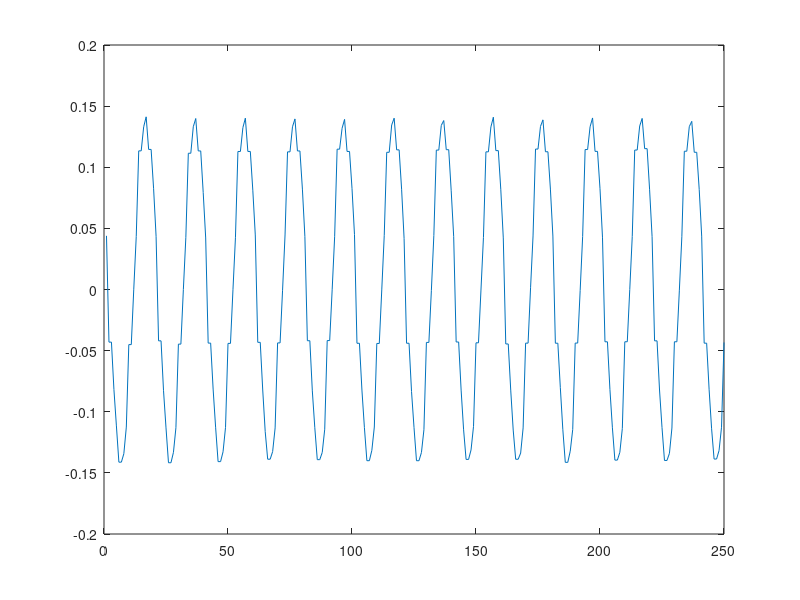

Reproduce this figure in MATLAB. (Note: this script raises an error after producing the figure.)
% 1) Джиган В.И, Адаптивные фильтры
% 2) Айфичер Э, Джервис Б, Цифровая обработка сигналов. Практический подход
% 3) Hu.M, Yi.P, (2022), Digital Calibration for Gain, Time Skew, and Bandwidth Mismatch 
% in Under-Sampling Time-Interleaved System
% 4) Behrouz Farhang-Boroujeny, Adaptive Filters Theory and Applications 

clear all;
clc;
%% Time specifications:
freq = 1000000;             % frequency of fundamental tone
N = 73;
Fs = 20000000;              % samples per second
dt = 1/Fs;                  % seconds per sample
StopTime = 0.001;           % seconds
t = (0:dt:StopTime-dt)';    % seconds
%% Sine wave:

% Main signal
s = 0.07*cos(2*pi*freq*t);
noise = awgn(s, 60);
s = s + noise;

% Num of sub ADC
M = 4;

% ADC
for k = 1:4000
    adc_input(k,1) = s(k*M+1); % ADC0
    adc_input(k,2) = s(k*M+2); % ADC1
    adc_input(k,3) = s(k*M+3); % ADC2
    adc_input(k,4) = s(k*M+4); % ADC3
end

adc_input(4000+1:end,:) = [];


% noise1 = awgn(adc_input(:,1), 61);
% adc_input(:,1) = adc_input(:,1)+noise1; % ADC0
% adc_input(:,2) = adc_input(:,2)+noise1; % ADC1
% adc_input(:,3) = adc_input(:,3)+noise1; % ADC2
% adc_input(:,4) = adc_input(:,4)+noise1; % ADC3


% % model offset error
% adc_input(:,2) = adc_input(:,2) + 0.002;
% adc_input(:,3) = adc_input(:,3) + 0.05;
% adc_input(:,4) = adc_input(:,4) + 0.010;
% 
% model gain error
% adc_input(:,2) = adc_input(:,2) * 1.4;
% adc_input(:,3) = adc_input(:,3) * 1.2;
% adc_input(:,4) = adc_input(:,4) * 1.5;

% model timing skew
adc_input(:,2) = adc_input(:,3); % 0.5/fs

% create main signal from adc
x_after_subadc = zeros(M*length(adc_input(:,1)),1);

x_after_subadc(1:M:end) = adc_input(:,1); 
x_after_subadc(2:M:end) = adc_input(:,2);
x_after_subadc(3:M:end) = adc_input(:,3); 
x_after_subadc(4:M:end) = adc_input(:,4); 
% 
plot(x_after_subadc(1:250))
%% 
% Hu.M, Yi.P, (2022), Digital Calibration for Gain, Time Skew, and Bandwidth Mismatch 
% in Under-Sampling Time-Interleaved System
for i = 1:M-1
    delay_adc(i) = i/M; % (стр.6,(16))
   
end
delay_adc = fliplr(delay_adc);

for i = 1:M-1
    hri(:,i) = designFracDelayFIR(delay_adc(i),N); 
    yri(:,i) = filter(hri(:,i),1,adc_input(:,1)); % (стр.6 (15))
    % plot([adc_input(1:200,1), yri(N/2:200+(N/2)-1)]);
    adc_input(1:end-N/2+1,i+1) = yri(N/2:end,i); % (N/2 (delete transient processes), стр. 6, (21))
    % plot([adc_input(1:200,1), adc_input(1:200,2)]);
end

adc_input(end-N/2+1:end,:) = [];
plot([adc_input(1:20,1), adc_input(1:20,2), adc_input(1:20,3), adc_input(1:20,4)]);

% create main signal from adc
x_after_subadc1 = zeros(4*length(adc_input(:,1)),1);

x_after_subadc1(1:M:end) = adc_input(:,1); 
x_after_subadc1(2:M:end) = adc_input(:,2);
x_after_subadc1(3:M:end) = adc_input(:,3);
x_after_subadc1(4:M:end) = adc_input(:,4);
plot([x_after_subadc(1:250), x_after_subadc1(1:250)])

%% Least Mean algorithm

    % filter and coeff estimate first N words
    y_out1 = [];
    x3 = [];

    for z = 2:M
        y_out = 0;

        % create matrix for input signal
        for i = 1:N
            x3(i,:) = adc_input(i:N+i-1,z).'; % (стр.6, (20))
        end

        % calculate first N coefficients
        w1 = (x3'*x3) \ x3' * adc_input(1:N,1); % (стр.6, (19))
        % dd = det(x3);
        % ee = cond(x3);
        % w1 = inv(x3'*x3) * x3' * s(1:N);
        % st = lsqr(x3, s(1:N));

        % filter first N words
        for k = 1:N
            y_out = y_out + w1(k)*adc_input(k,z); % (стр 5, (13))
            % y_out = w1(1)*x(j+1) + w1(2)*x(j+2) + w1(3)*x(j+3) +
            % w1(4)*x(j+4); % Behrouz Farhang-Boroujeny, Adaptive Filters
            % Theory and Applications  (стр. 414)
        end
        y_out1(1) = y_out;

    %% other wors
        for j = 1:length(adc_input(:,1))-2*N
    
            % shift to left matrix input signal. Refresh matrix input signal
            % for every new word
            for i = 1:N
                x3(i,:) = [x3(i,2:N), 0];
                x3(i,N) = adc_input(j+N-1+i,z); % (стр.6, (20))
            end

            % estimate coeff
            % w1 = inv(x3'*x3) * x3' * x_adc0(j+1:N+j);
            w1 = ((x3'*x3) \ x3') * adc_input(j+1:N+j,z); % (стр.6, (19))
            % st = lsqr(x3, x_adc0(j+1:N+j));

            % filter input signal. Mult input words on coeff
            y_out = 0;
            for k = 1:N
                y_out = y_out + w1(k)*adc_input(j+k,z); % (стр 5, (13))
            end
            y_out1(j+1) = y_out;
        end

        nn = 3819;
        y_out11(1:nn,z-1) =  y_out1(1:nn).';
        error_out(1:nn,z-1) = y_out1(1:nn).' ./ adc_input(1:nn,z);
    end

    % create main signal from sub-adc
    x_after_adc = zeros(nn*M,1);
    x_after_adc(1:4:end) = adc_input(1:nn,1); 
    x_after_adc(2:4:end) = y_out11(1:nn,1); 
    x_after_adc(3:4:end) = y_out11(1:nn,2); 
    x_after_adc(4:4:end) = y_out11(1:nn,3); 

    subplot(2,1,1)
    plot([x_after_subadc(1:nn*M), x_after_adc])
    % title('Отношение между отсчетами I-составляющей')
    xlabel('Номер отсчета') 
    ylabel('Амплитуда') 
    legend({'Исходный сигнал','Сигнал + Шум','Сигнал с выхода адаптивного фильтра'},'Location','northeast')
    subplot(2,1,2)
    plot([error_out(:,1)]);% error_out(:,2), error_out(:,3)])
    title('Относительная ошибка между исходным сигналом и выходом адаптивного фильтра')
    xlabel('Номер отсчета') 
    ylabel('Отношение') 

    spectrumScope = spectrumAnalyzer(SampleRate=Fs, ...            
                AveragingMethod='exponential',ForgettingFactor=0.99, ...
                YLimits=[-30 10],ShowLegend=true, FrequencySpan="start-and-stop-frequencies", StartFrequency=0, StopFrequency=Fs/2);
    spectrumScope([x_after_subadc(1:M*nn),x_after_adc]);